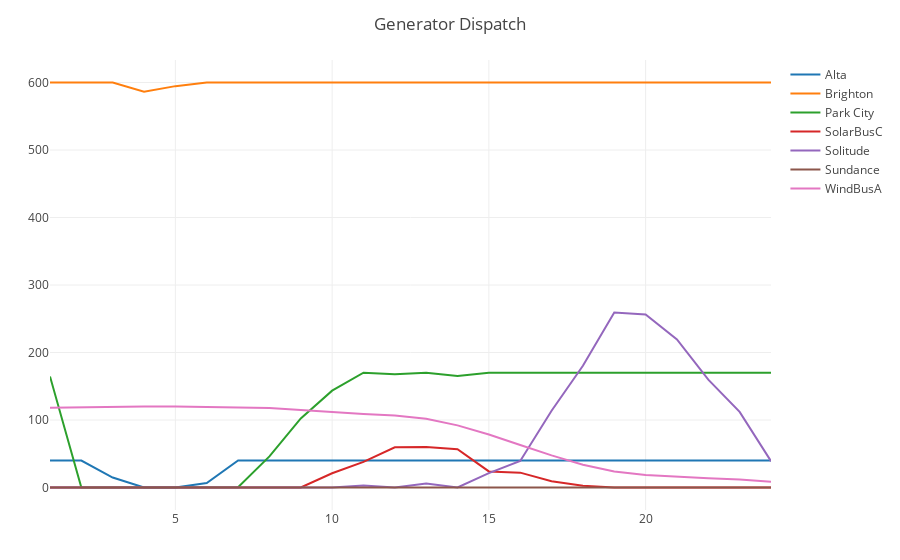

Source (notebook cell):
### Markdown cell above
## Make a simple dispatch plot

### Code cell
p = Plot(melt(getEDresult(EconomicDispatch,sys)),x=1:size(res)[1],y=:value,group=:variable,Layout(title="Generator Dispatch"))
plot(p)

### Figure 1 — Plotly figure (JSON) as saved in the notebook; plotly's stock layout.template omitted (floating-point values rounded to 4 significant figures)
{"data": [{"name": "Alta", "type": "scatter", "x": [1, 2, 3, 4, 5, 6, 7, 8, 9, 10, 11, 12, 13, 14, 15, 16, 17, 18, 19, 20, 21, 22, 23, 24], "y": [40, 40, 14.79, 0, 0, 6.604, 40, 40, 40, 40, 40, 40, 40, 40, 40, 40, 40, 40, 40, 40, 40, 40, 40, 40]}, {"name": "Brighton", "type": "scatter", "x": [1, 2, 3, 4, 5, 6, 7, 8, 9, 10, 11, 12, 13, 14, 15, 16, 17, 18, 19, 20, 21, 22, 23, 24], "y": [600, 600, 600, 586.5, 594.6, 600, 600, 600, 600, 600, 600, 600, 600, 600, 600, 600, 600, 600, 600, 600, 600, 600, 600, 600]}, {"name": "Park City", "type": "scatter", "x": [1, 2, 3, 4, 5, 6, 7, 8, 9, 10, 11, 12, 13, 14, 15, 16, 17, 18, 19, 20, 21, 22, 23, 24], "y": [164.6, 0.1494, 0, 0, 0, 0, 0.5524, 46.11, 102.3, 143.5, 170, 167.6, 170, 165.2, 170, 170, 170, 170, 170, 170, 170, 170, 170, 170]}, {"name": "SolarBusC", "type": "scatter", "x": [1, 2, 3, 4, 5, 6, 7, 8, 9, 10, 11, 12, 13, 14, 15, 16, 17, 18, 19, 20, 21, 22, 23, 24], "y": [0, 0, 0, 0, 0, 0, 0, 0, 0, 21.07, 37.95, 59.68, 60, 56.65, 23.8, 21.99, 9.308, 2.452, 0, 0, 0, 0, 0, 0]}, {"name": "Solitude", "type": "scatter", "x": [1, 2, 3, 4, 5, 6, 7, 8, 9, 10, 11, 12, 13, 14, 15, 16, 17, 18, 19, 20, 21, 22, 23, 24], "y": [0, 0, 0, 0, 0, 0, 0, 0, 0, 0, 3.032, 0, 6.075, 0, 21.34, 39.39, 113.7, 180.3, 259.3, 256.4, 219.4, 159.8, 112.0, 38.97]}, {"name": "Sundance", "type": "scatter", "x": [1, 2, 3, 4, 5, 6, 7, 8, 9, 10, 11, 12, 13, 14, 15, 16, 17, 18, 19, 20, 21, 22, 23, 24], "y": [0, 0, 0, 0, 0, 0, 0, 0, 0, 0, 0, 0, 0, 0, 0, 0, 0, 0, 0, 0, 0, 0, 0, 0]}, {"name": "WindBusA", "type": "scatter", "x": [1, 2, 3, 4, 5, 6, 7, 8, 9, 10, 11, 12, 13, 14, 15, 16, 17, 18, 19, 20, 21, 22, 23, 24], "y": [118.2, 119.0, 119.7, 120, 119.8, 119.5, 119.1, 117.9, 114.9, 111.3, 108.9, 106.7, 101.8, 92.02, 78.49, 63.04, 47.53, 33.81, 23.73, 18.39, 15.76, 13.64, 11.92, 8.348]}], "layout": {"margin": {"b": 50, "l": 50, "r": 50, "t": 60}, "title": "Generator Dispatch"}}
